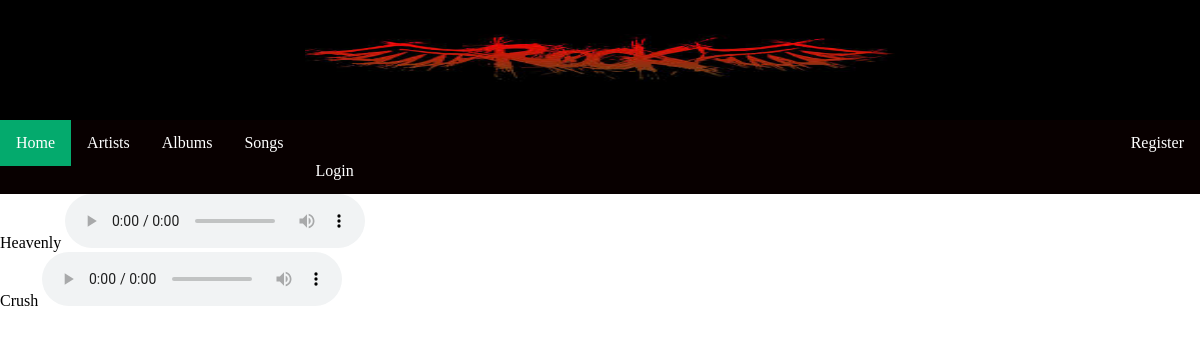
Page /blog/song_list on the earlier database version.
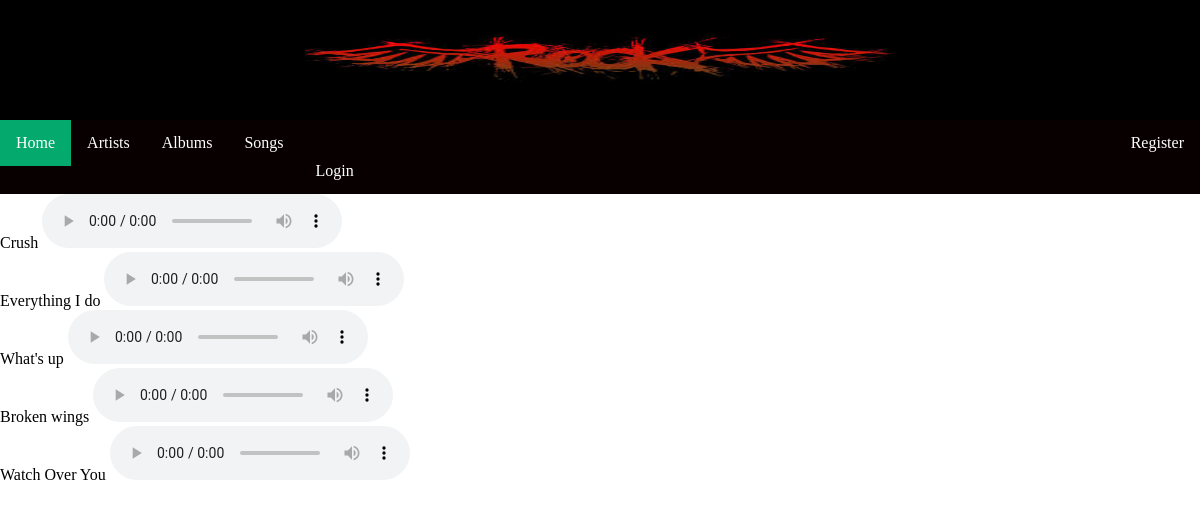
Same page on the later database version.
### blog/models.py (models this page shows, shortened)
class Song(models.Model):
    album = models.ForeignKey(Album, on_delete=models.CASCADE)
    title = models.CharField(max_length=100)
    date_posted = models.DateTimeField(default=timezone.now)
    audio = models.FileField(upload_to = "mp3")

### blog/views.py (the view)
# urls.py: path('song_list', views.song_list, name = "songlist"),
def song_list(request):
    allsong = Song.objects.all()
    return render(request, 'blog/song_list.html', {'song_list': allsong})

### blog/templates/blog/song_list.html (shortened to what this page needs)
{% extends 'blog/base.html' %}
{% block content %}
<div class = "container">
    {% for song in song_list %}
        <div class = "album_list">
            {{song.title}}
            <audio controls>
                <source src="{{song.audio.url}}" type="audio/ogg">
                <source src="horse.mp3" type="audio/mpeg">
            </audio>
        </div>
    {% endfor %}
</div>
{% endblock %}

### blog/templates/blog/base.html (shortened to what this page needs)
{% load static %}
<html>
    <head>
        <link rel="stylesheet"  href="{% static 'blog/custom.css' %}">
    </head>
    <body>
        <div class = "img-container">
            <img src="{% static 'blog/images/base.jpg' %}">
        </div>
        <ul>
            <li><a class = "active" href="{% url 'home' %}">Home</a></li>
            <li><a href="{% url 'artistlist' %}">Artists</a></li>
            <li><a href="{% url 'albumlist' %}">Albums</a></li>
            <li><a href="{% url 'songlist' %}">Songs</li>
            {% if user.is_authenticated %}
                <li><a href = "{% url 'myplaylist' %}">My Albums</a></li>
                <li style = "float:right"><a href = "{% url 'profile' %}">Profile</a></li>
                <li style = "float:right"><a href = "{% url 'logout' %}">Log out</a><li>
            {% else %}
                <li class = "login"><a href="{% url 'login' %}">Login</a></li>
                <li style="float:right"><a href="{% url 'register' %}">Register</a></li>
            {% endif %}
        </ul>
        {% block content %}
        {% endblock %}
    </body>
</html>

### blog/static/blog/custom.css (style rules this page uses)
* { margin: 0; padding: 0; box-sizing: border-box; }
.img-container { max-width: 100%; display: block; text-align: center; }
ul { list-style-type: none; margin: 0; padding: 0; overflow: hidden; background-color: rgb(8, 0, 0); }
li { float: left; }
li a { display: block; color: white; text-align: center; padding: 14px 16px; text-decoration: none; }
.active { background-color: #04AA6D; }

Differences in the rows shown:
removed Song: title "Heavenly"
added Song: title "Everything I do"
added Song: title "What's up"
added Song: title "Broken wings"
added Song: title "Watch Over You"
